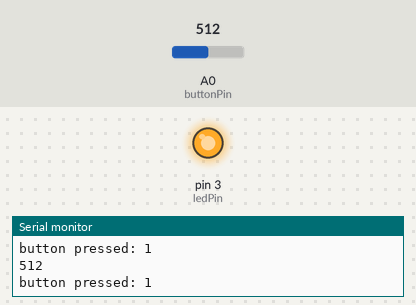
Simulated run of this sketch. Board: Arduino Uno, built with avr-gcc and run on an emulated ATmega328P. Parts: output pins drawn as LEDs (lit = HIGH), the last lines printed to the serial monitor. Inputs (shaded band) come from the test bench; at power-on: A0 (buttonPin) = 512.

Above: at 1.2 s.
1.3 s: A0 (buttonPin) set to 553
4.3 s: A0 (buttonPin) set to 569
At 4.8 s:
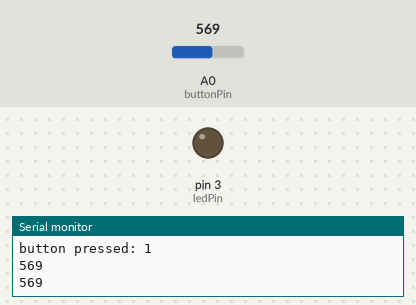
5.9 s: A0 (buttonPin) set to 511
At 6.21 s:
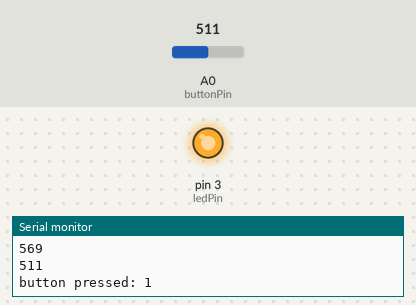
8.9 s: A0 (buttonPin) set to 716
At 9.9 s:
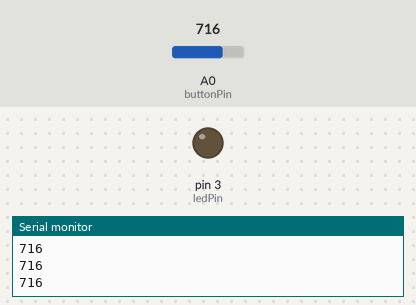
Timing chart, 0 to 11.5 s (numbered marks = the images above; inputs shaded):
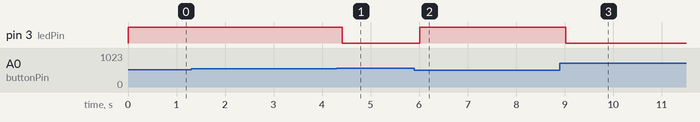

The sketch:

AnalogButton.ino
```cpp
int ledPin = 3;
int buttonPin = A0;   // analog pin for buttons
const int nButtons = 3;
const int buttonReadValues[3] = {767,512,256}; // expected analog read values for each button
const int analogErrorWindow = 50; // error window for reading analog input (buttons)
int buttonValue = 0;

void setup(){
 //pin for driving LED
 pinMode(ledPin, OUTPUT);

 // pin for button responses
 digitalWrite(buttonPin, HIGH); // enable the 20k internal pullup

 // make serial connection
 Serial.begin(9600);
 Serial.setTimeout(10);
}


void loop() {
  buttonValue = analogRead(buttonPin);
  Serial.println(buttonValue);
  for (int b=0; b<nButtons; b++) {
    if ( buttonValue >= (buttonReadValues[b]-analogErrorWindow) and buttonValue <= (buttonReadValues[b]+analogErrorWindow) ) {
      Serial.print("button pressed: ");
      Serial.println(b);
      digitalWrite(ledPin, HIGH);
    }
  }
  delay(200);
  digitalWrite(ledPin, LOW);
}
```

Measured:
- the behaviour switches between 562 and 563 on A0 (buttonPin) (found by bisection; images 0 and 1)
- after the input at 4.3 s, pin 3 (ledPin): HIGH → LOW after 0.11 s
- after the input at 5.9 s, pin 3 (ledPin): LOW → HIGH after 0.11 s
- after the input at 8.9 s, pin 3 (ledPin): HIGH → LOW after 0.12 s
